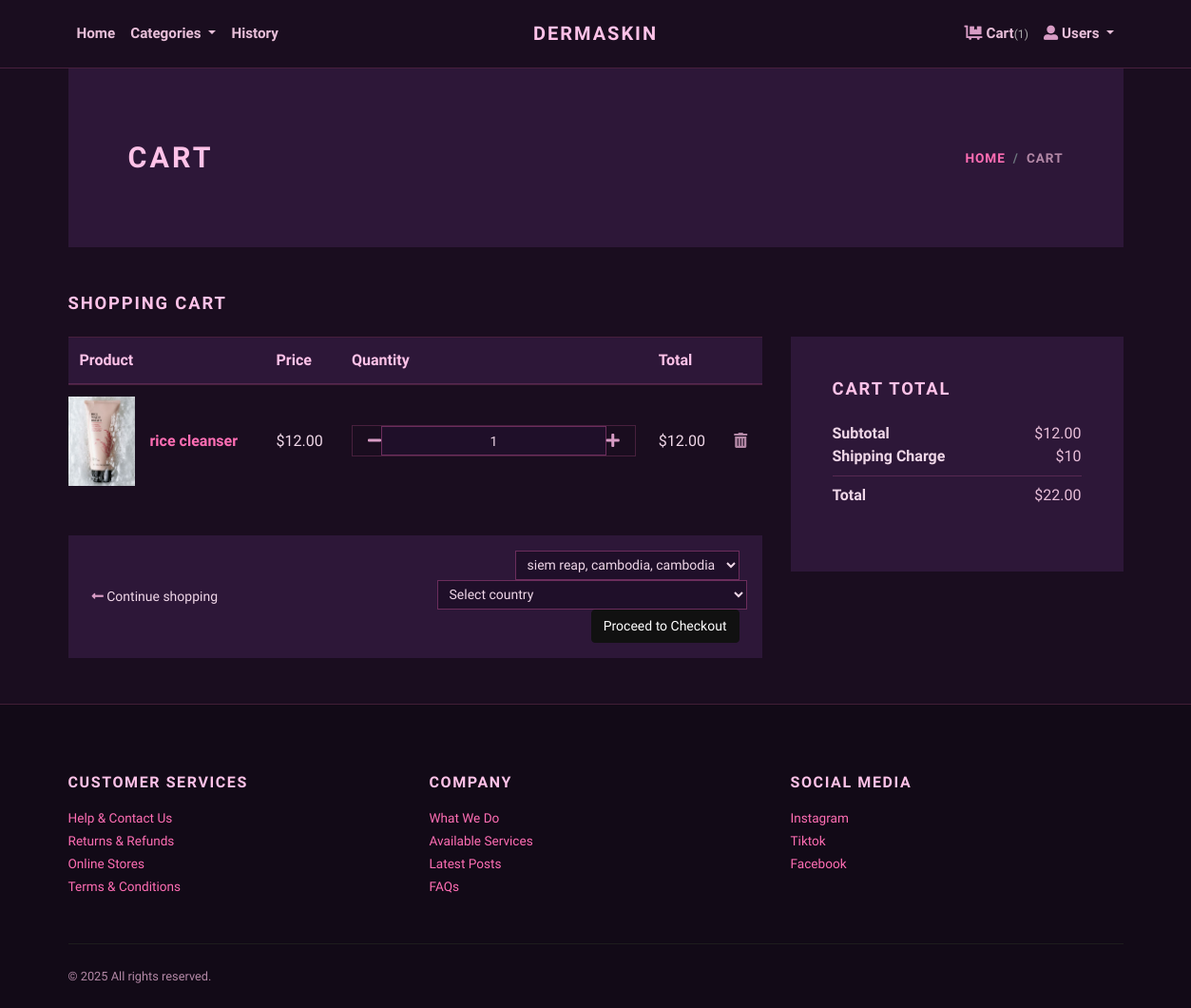
Before: /cart/ (signed in) with the older database file.
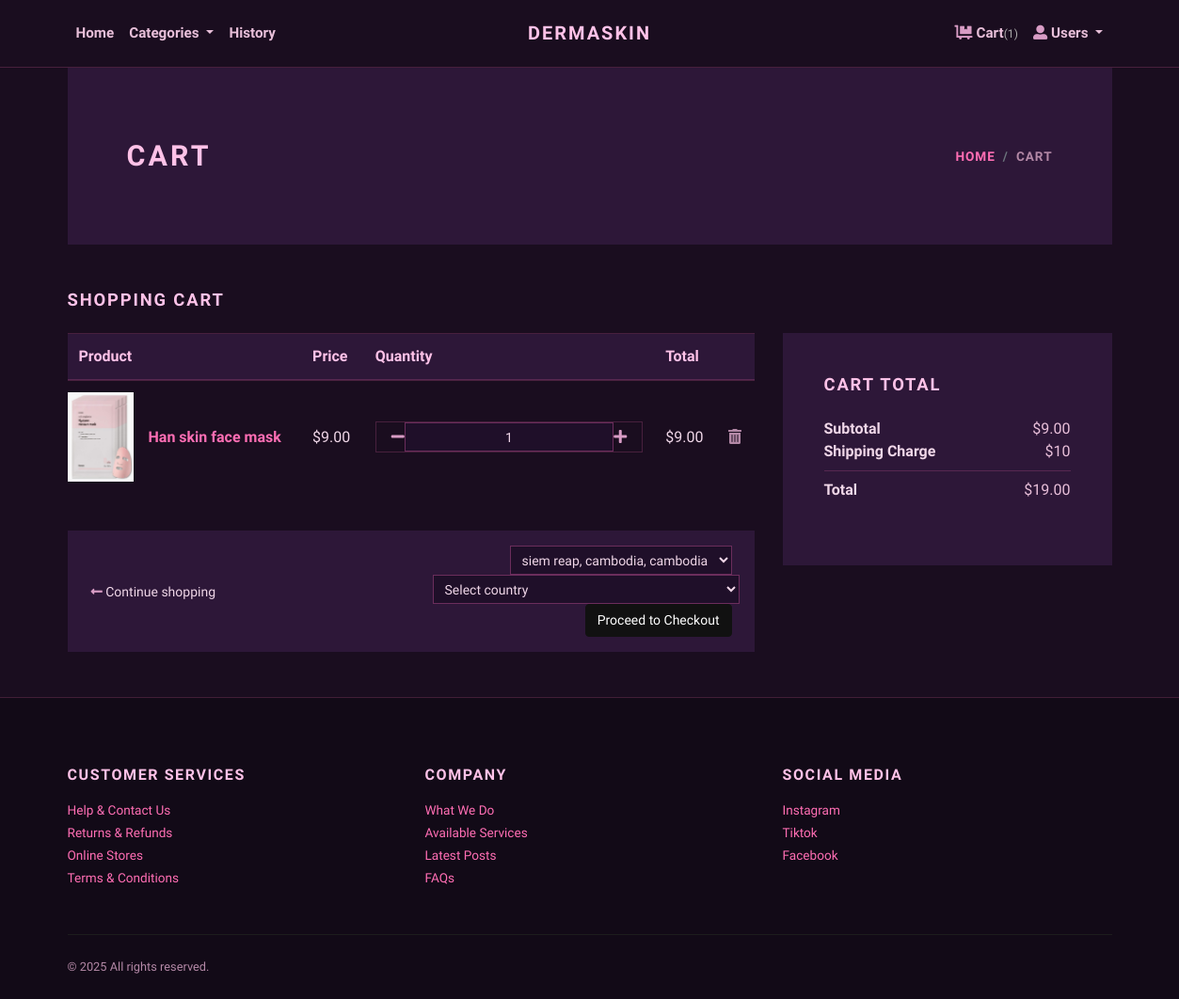
After: the same page with the newer database file.
### store/models.py (models this page shows, shortened)
class Cart(models.Model):
    user = models.ForeignKey(User, verbose_name="User", on_delete=models.CASCADE)
    product = models.ForeignKey(Product, verbose_name="Product", on_delete=models.CASCADE)
    quantity = models.PositiveIntegerField(default=1, verbose_name="Quantity")
    created_at = models.DateTimeField(auto_now_add=True, verbose_name="Created Date")
    updated_at = models.DateTimeField(auto_now=True, verbose_name="Updated Date")
    @property
    def total_price(self):
        return self.quantity * self.product.price

class Product(models.Model):
    title = models.CharField(max_length=150, verbose_name="Product Title")
    slug = models.SlugField(
        max_length=160,
        unique=True,   # ✅ FIX
        verbose_name="Product Slug"
    )
    sku = models.CharField(max_length=255, unique=True)
    short_description = models.TextField()
    detail_description = models.TextField(blank=True, null=True)
    product_image = models.ImageField(upload_to='product', blank=True, null=True)
    price = models.DecimalField(max_digits=8, decimal_places=2)
    category = models.ForeignKey(Category, on_delete=models.CASCADE)
    is_active = models.BooleanField()
    is_featured = models.BooleanField()
    created_at = models.DateTimeField(auto_now_add=True)
    updated_at = models.DateTimeField(auto_now=True)

### store/views.py (the view)
# urls.py: path('cart/', views.cart, name="cart"),
@login_required
def cart(request):
    cart_products = Cart.objects.filter(user=request.user)
    amount = sum(p.quantity * p.product.price for p in cart_products)
    shipping_amount = decimal.Decimal(10)
    return render(request, 'store/cart.html', {
        'cart_products': cart_products,
        'amount': amount,
        'shipping_amount': shipping_amount,
        'total_amount': amount + shipping_amount,
        'addresses': Address.objects.filter(user=request.user),
    })

### store/context_preprocessors.py (called while the page is built)
def store_menu(request):
    categories = Category.objects.filter(is_active=True)
    context = {
        'categories_menu': categories,
    }
    return context

def cart_menu(request):
    if request.user.is_authenticated:
        cart_items= Cart.objects.filter(user=request.user)
        context = {
            'cart_items': cart_items,
        }
    else:
        context = {}
    return context

### templates/store/cart.html (shortened to what the changed rows need)
{% extends 'base.html' %}
{% load static %}
{% load humanize %}
{% block content %}
<div class="container">
    <section class="py-5 bg-light">
        <div class="container">
            <div class="row px-4 px-lg-5 py-lg-4 align-items-center">
                <div class="col-lg-6">
                    <h1 class="h2 text-uppercase mb-0">Cart</h1>
                </div>
            </div>
        </div>
    </section>
    {% if cart_products %}
    <section class="py-5">
        <h2 class="h5 text-uppercase mb-4">Shopping cart</h2>
        <div class="row">
            <div class="col-lg-8 mb-4 mb-lg-0">
                <div class="table-responsive mb-4">
                    <table class="table">
                        <thead class="bg-light">
                            <tr>
                                <th scope="col">Product</th>
                                <th scope="col">Price</th>
                                <th scope="col">Quantity</th>
                                <th scope="col">Total</th>
                                <th scope="col"></th>
                            </tr>
                        </thead>
                        <tbody>
                            {% for cart_product in cart_products %}
                            <tr>
                                <td class="pl-0 border-0">
                                    <div class="media align-items-center">
                                        {% if cart_product.product.product_image %}
                                        <a href="{% url 'store:product-detail' cart_product.product.slug %}">
                                            <img src="{{ cart_product.product.product_image.url }}" width="70" alt="{{ cart_product.product.title }}">
                                        </a>
                                        {% else %}
                                        <a href="{% url 'store:product-detail' cart_product.product.slug %}">
                                            <img src="{% static 'img/product-detail-3.jpg' %}" width="70" alt="{{ cart_product.product.title }}">
                                        </a>
                                        {% endif %}
                                        <div class="media-body ml-3">
                                            <strong><a href="{% url 'store:product-detail' cart_product.product.slug %}">{{ cart_product.product.title }}</a></strong>
                                        </div>
                                    </div>
                                </td>
                                <td class="align-middle">${{ cart_product.product.price|intcomma }}</td>
                                <td class="align-middle">
                                    <div class="border d-flex align-items-center justify-content-between px-3">
                                        <a href="{% url 'store:minus-cart' cart_product.id %}"><i class="fas fa-minus"></i></a>
                                        <input class="form-control form-control-sm border-0 text-center" type="text" value="{{ cart_product.quantity }}" readonly>
                                        <a href="{% url 'store:plus-cart' cart_product.id %}"><i class="fas fa-plus"></i></a>
                                    </div>
                                </td>
                                <td class="align-middle">${{ cart_product.total_price|intcomma }}</td>
                                <td class="align-middle">
                                    <a href="{% url 'store:remove-cart' cart_product.id %}"><i class="fas fa-trash-alt text-muted"></i></a>
                                </td>
                            </tr>
                            {% endfor %}
                        </tbody>
                    </table>
                </div>
                <div class="bg-light px-4 py-3">
                    <div class="row align-items-center text-center">
                        <div class="col-md-6 mb-3 mb-md-0 text-md-left">
                            <a class="btn btn-link p-0 text-dark btn-sm" href="{% url 'store:home' %}">
                                <i class="fas fa-long-arrow-alt-left"></i> Continue shopping
                            </a>
                        </div>
                        <div class="col-md-6 text-md-right">
                            <form action="{% url 'store:checkout' %}" method="get" style="display:inline;">
    {% if addresses %}
    <select name="address" class="form-control form-control-sm d-inline w-auto" required>
        {% for address in addresses %}
        <option value="{{ address.id }}">
            {{ address.locality }}, {{ address.city }}, {{ address.state }}
        </option>
        {% endfor %}
    </select>
    {% else %}
    <span class="text-danger">Add an address in your profile first.</span>
    {% endif %}
    <select id="country-select" name="country" class="form-control form-control-sm ml-2" required>
        <option value="">Select country</option>
    </select>
    <button type="submit" class="btn btn-dark btn-sm ml-2">Proceed to Checkout</button>
</form>
                        </div>
                    </div>
                </div>
            </div>
            <div class="col-lg-4">
                <div class="card border-0 rounded-0 p-lg-4 bg-light">
                    <div class="card-body">
                        <h5 class="text-uppercase mb-4">Cart total</h5>
                        <ul class="list-unstyled mb-0">
                            <li class="d-flex justify-content-between">
                                <strong>Subtotal</strong>
                                <span>${{ amount|intcomma }}</span>
                            </li>
                            <li class="d-flex justify-content-between">
                                <strong>Shipping Charge</strong>
                                <span>${{ shipping_amount }}</span>
                            </li>
                            <li class="border-bottom my-2"></li>
                            <li class="d-flex justify-content-between mb-4">
                                <strong>Total</strong>
                                <span>${{ total_amount|intcomma }}</span>
                            </li>
                        </ul>
                    </div>
                </div>
            </div>
        </div>
    </section>
    {% else %}
    <div class="text-center py-5">
        <h3>Your cart is empty.</h3>
        <a href="{% url 'store:home' %}"><i class="fas fa-long-arrow-alt-left"></i> Continue shopping</a>
    </div>
    {% endif %}
</div>
{% endblock content %}

Changed rows visible on the page:
removed Cart: product.product_image (picture), product "rice cleanser", product.price "12.00", quantity "1", total_price "12.00"
added Cart: product.product_image (picture), product "Han skin face mask", product.price "9.00", quantity "1", total_price "9.00"
Other visible differences:
{{ amount|intcomma }}: "12.00" → "9.00"
{{ total_amount|intcomma }}: "22.00" → "19.00"
